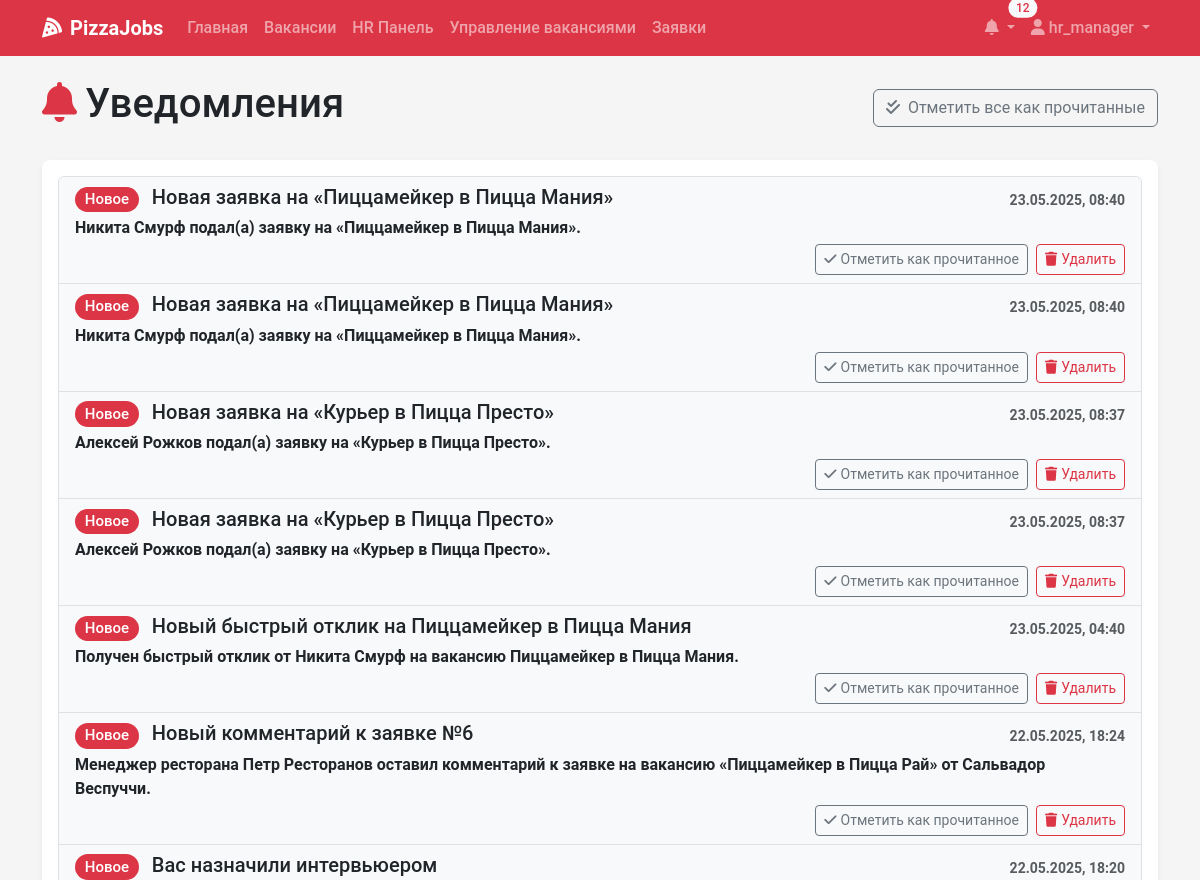
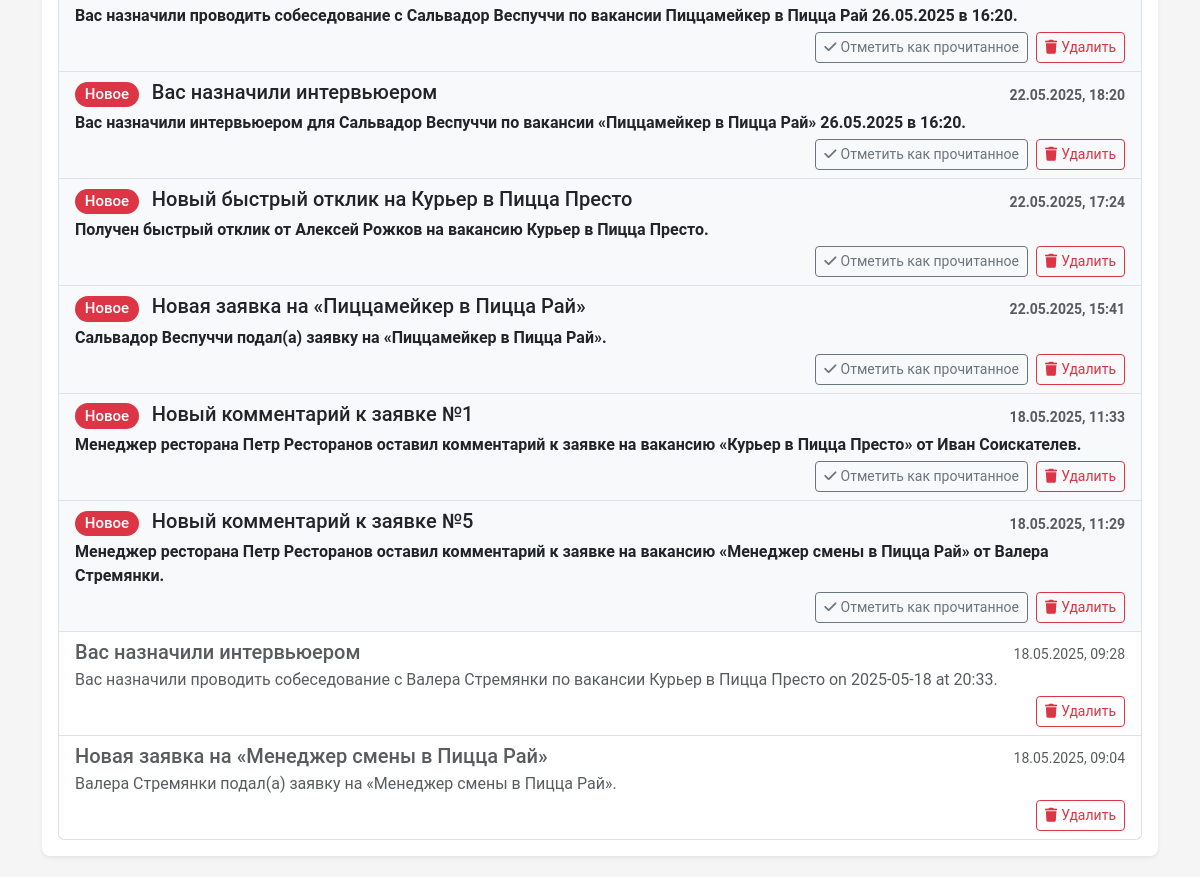
The app's page /notifications/ (signed in, upper part), older data (2 pictures, top to bottom).
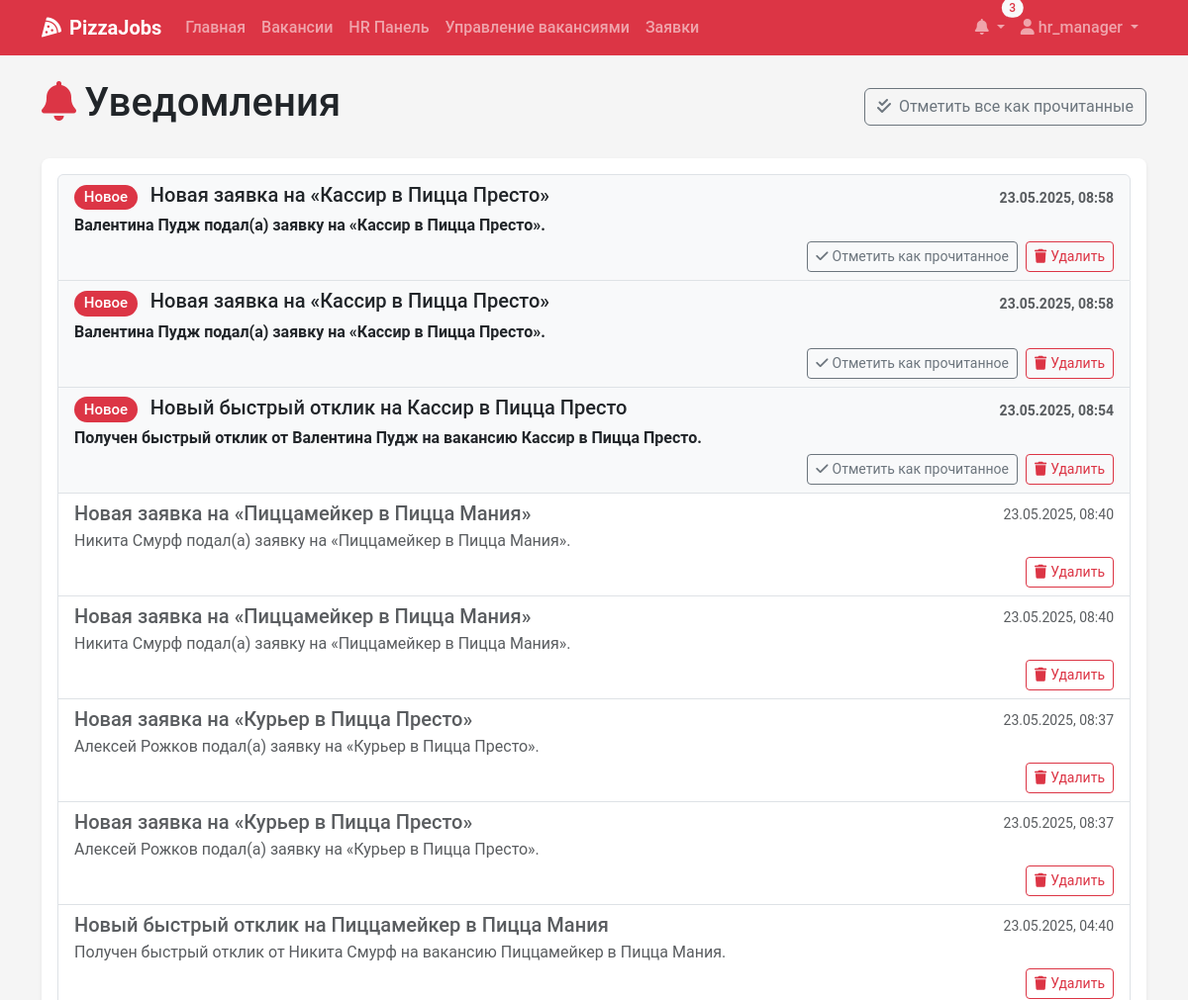
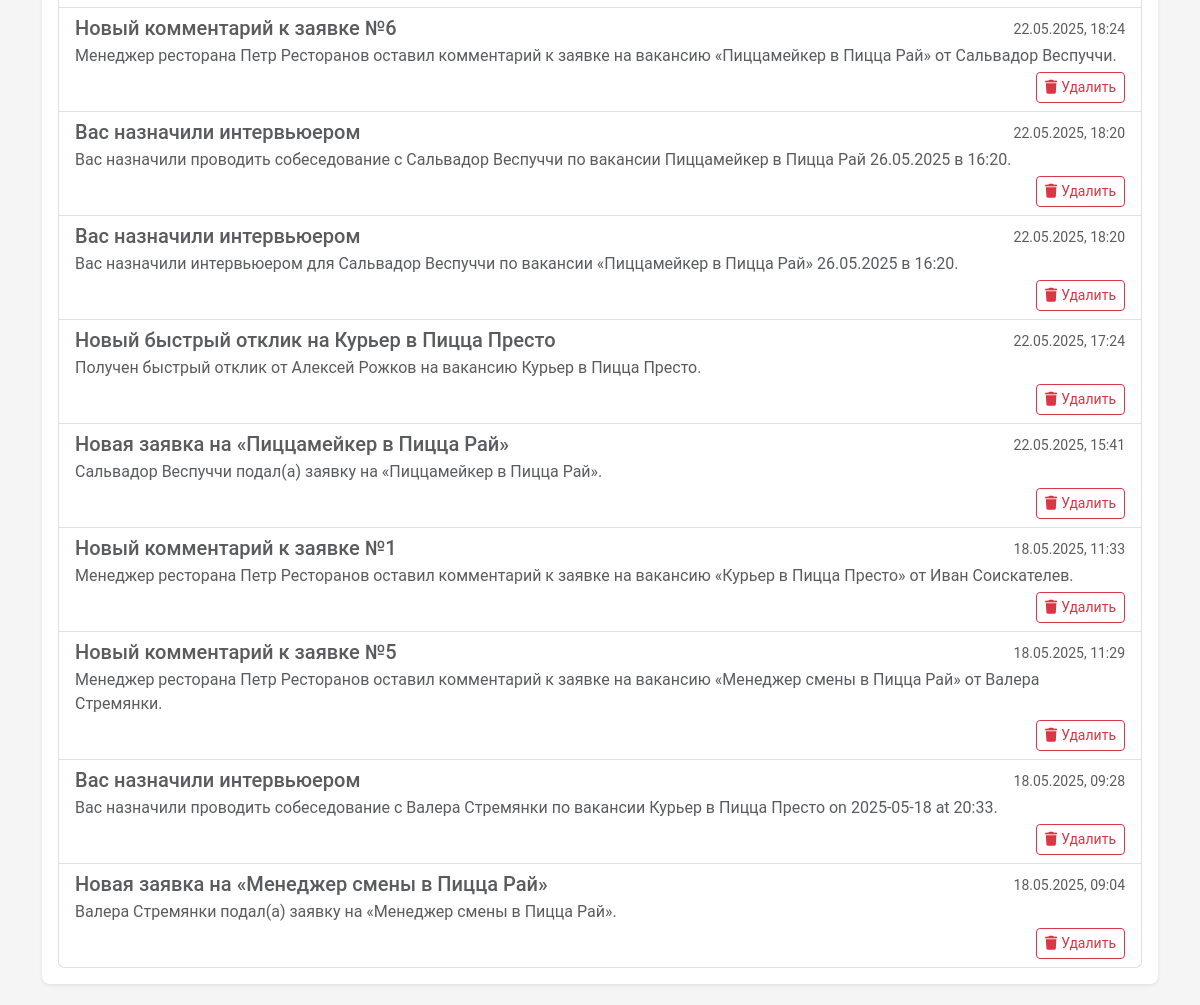
The same page, newer data (2 pictures, top to bottom).
### recruitment/models.py (models this page shows, shortened)
class Notification(models.Model):
    user = models.ForeignKey(User, on_delete=models.CASCADE, related_name='notifications')
    title = models.CharField(max_length=100)
    message = models.TextField()
    read = models.BooleanField(default=False)
    created_at = models.DateTimeField(auto_now_add=True)

### recruitment/views.py (the view, shortened to what this page needs)
# urls.py: path('notifications/', views.notifications, name='notifications'),
@login_required
def notifications(request):
    qs = Notification.objects.filter(user=request.user).order_by('-created_at')
    paginator = Paginator(qs, 20)
    page_obj = paginator.get_page(request.GET.get('page'))
    context = {
        'page_obj': page_obj,
        'unread_count': qs.filter(read=False).count(),
    }
    return render(request, 'notifications/list.html', context)

### recruitment/context_processors.py (called while the page is built)
def notifications_processor(request):
    if request.user.is_authenticated:
        unread_count = Notification.objects.filter(user=request.user, read=False).count()
        latest_notifs = Notification.objects.filter(user=request.user).order_by('-created_at')[:5]
    else:
        unread_count = 0
        latest_notifs = []
    return {
        'unread_count': unread_count,
        'latest_notifications': latest_notifs,
    }

### templates/notifications/list.html (shortened to what this page needs)
{% extends 'base.html' %}
{% block content %}
<div class="container">
    <div class="d-flex justify-content-between align-items-center mb-4">
        <h1><i class="fas fa-bell me-2 text-danger"></i>Уведомления</h1>
        {% if unread_count > 0 %}
        <form method="post" action="{% url 'notifications' %}">
            <button type="submit" name="mark_all_read" value="1" class="btn btn-outline-secondary">
                <i class="fas fa-check-double me-2"></i>Отметить все как прочитанные
            </button>
        </form>
        {% endif %}
    </div>
    <div class="card shadow">
        <div class="card-body">
            {% if page_obj %}
                <div class="list-group">
                    {% for notification in page_obj %}
                        <div class="list-group-item list-group-item-action
                                    {% if not notification.read %}fw-bold bg-light{% else %}bg-white text-muted{% endif %}">
                            <div class="d-flex w-100 justify-content-between align-items-center">
                                <h5 class="mb-1">
                                    {% if not notification.read %}
                                        <span class="badge rounded-pill bg-danger me-2">Новое</span>
                                    {% endif %}
                                    {{ notification.title }}
                                </h5>
                                <small class="text-muted">
                                    {{ notification.created_at|date:"d.m.Y, H:i" }}
                                </small>
                            </div>
                            <p class="mb-1">{{ notification.message }}</p>
                            <div class="d-flex justify-content-end gap-2">
                                {% if not notification.read %}
                                    <form method="post" action="{% url 'notifications' %}" class="d-inline">
                                        <button type="submit" name="mark_read" value="{{ notification.id }}"
                                                class="btn btn-sm btn-outline-secondary">
                                            <i class="fas fa-check me-1"></i>Отметить как прочитанное
                                        </button>
                                    </form>
                                {% endif %}
                                <form method="post" action="{% url 'notifications' %}" class="d-inline">
                                    <button type="submit" name="delete" value="{{ notification.id }}"
                                            class="btn btn-sm btn-outline-danger">
                                        <i class="fas fa-trash me-1"></i>Удалить
                                    </button>
                                </form>
                            </div>
                        </div>
                    {% endfor %}
                </div>
            {% else %}
                <div class="alert alert-info">
                    <i class="fas fa-info-circle me-2"></i>У вас пока нет уведомлений.
                </div>
            {% endif %}
        </div>
    </div>
</div>
{% endblock %}

### templates/base.html (shortened to what this page needs)
<!DOCTYPE html>
<html lang="ru">
<head>
    <link href="https://cdn.jsdelivr.net/npm/bootstrap@5.3.0-alpha1/dist/css/bootstrap.min.css" rel="stylesheet">
    <link rel="stylesheet" href="https://cdnjs.cloudflare.com/ajax/libs/font-awesome/6.0.0/css/all.min.css">
    <link rel="stylesheet" href="/static/css/main.css">
</head>
<body>
    <nav class="navbar navbar-expand-lg navbar-dark bg-danger sticky-top">
        <div class="container">
            <a class="navbar-brand" href="{% url 'home' %}">
                <i class="fas fa-pizza-slice me-2"></i>PizzaJobs
            </a>
            <div class="collapse navbar-collapse" id="navbarNav">
                <ul class="navbar-nav me-auto">
                    <li class="nav-item">
                        <a class="nav-link" href="{% url 'home' %}">Главная</a>
                    </li>
                    <li class="nav-item">
                        <a class="nav-link" href="{% url 'vacancy_list' %}">Вакансии</a>
                    </li>
                    {% if user.is_authenticated %}
                        {% if user.profile.role == 'HR_MANAGER' %}
                            <li class="nav-item">
                                <a class="nav-link" href="{% url 'hr_dashboard' %}">HR Панель</a>
                            </li>
                            <li class="nav-item">
                                <a class="nav-link" href="{% url 'manage_vacancies' %}">Управление вакансиями</a>
                            </li>
                        {% elif user.profile.role == 'RESTAURANT_MANAGER' %}
                            <li class="nav-item">
                                <a class="nav-link" href="{% url 'manager_dashboard' %}">Панель менеджера</a>
                            </li>
                        {% endif %}
                        <li class="nav-item">
                            <a class="nav-link" href="{% url 'application_list' %}">Заявки</a>
                        </li>
                    {% endif %}
                </ul>
                <ul class="navbar-nav">
                    {% if user.is_authenticated %}
                        <li class="nav-item dropdown">
                            <a class="nav-link dropdown-toggle position-relative" href="#" id="notificationDropdown" role="button" data-bs-toggle="dropdown">
                                <i class="fas fa-bell"></i>
                                {% if unread_count %}
                                    <span class="badge rounded-pill bg-light text-danger position-absolute top-0 start-100 translate-middle">
                                        {{ unread_count }}
                                    </span>
                                {% endif %}
                            </a>
                        </li>
                        <li class="nav-item dropdown">
                            <a class="nav-link dropdown-toggle" href="#" id="userDropdown" role="button" data-bs-toggle="dropdown">
                                <i class="fas fa-user"></i> {{ user.username }}
                            </a>
                        </li>
                    {% endif %}
                </ul>
            </div>
        </div>
    </nav>
    <main class="py-4">
        {% block content %}{% endblock %}
    </main>
</body>
</html>

Row changes from the older to the newer data that the page shows:
added Notification: read "Новое", title "Новая заявка на «Кассир в Пицца Престо»", created_at "23.05.2025, 08:58", message "Валентина Пудж подал(а) заявку на «Кассир в Пицца Престо».", {{ notification.id }} 63 (drawn)
added Notification: read "Новое", title "Новая заявка на «Кассир в Пицца Престо»", created_at "23.05.2025, 08:58", message "Валентина Пудж подал(а) заявку на «Кассир в Пицца Престо».", {{ notification.id }} 60 (drawn)
added Notification: read "Новое", title "Новый быстрый отклик на Кассир в Пицца Престо", created_at "23.05.2025, 08:54", message "Получен быстрый отклик от Валентина Пудж на вакансию Кассир в Пицца Престо.", {{ notification.id }} 58 (drawn)
changed Notification (number 4 of 17 on the later page): no longer shows "Новое Отметить как прочитанное"
changed Notification (number 5 of 17 on the later page): no longer shows "Новое Отметить как прочитанное"
changed Notification (number 6 of 17 on the later page): no longer shows "Новое Отметить как прочитанное"
changed Notification (number 7 of 17 on the later page): no longer shows "Новое Отметить как прочитанное"
changed Notification "Новый быстрый отклик на Пиццамейкер в Пицца Мания": no longer shows "Новое Отметить как прочитанное"
changed Notification "Новый комментарий к заявке №6": no longer shows "Новое Отметить как прочитанное"
changed Notification (number 10 of 17 on the later page): no longer shows "Новое Отметить как прочитанное"
changed Notification (number 11 of 17 on the later page): no longer shows "Новое Отметить как прочитанное"
changed Notification "Новый быстрый отклик на Курьер в Пицца Престо": no longer shows "Новое Отметить как прочитанное"
changed Notification "Новая заявка на «Пиццамейкер в Пицца Рай»": no longer shows "Новое Отметить как прочитанное"
changed Notification "Новый комментарий к заявке №1": no longer shows "Новое Отметить как прочитанное"
changed Notification "Новый комментарий к заявке №5": no longer shows "Новое Отметить как прочитанное"
Text that changed along with them:
{{ unread_count }}: "12" → "3"
